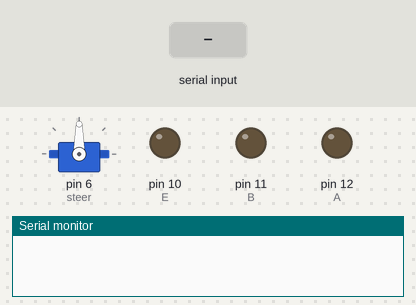
Bench run of a sketch on a simulated Arduino Uno, built with avr-gcc and run on an emulated ATmega328P. Parts: servo, output pins drawn as LEDs (lit = HIGH), the last lines printed to the serial monitor. The inputs (shaded band) are chosen by the test bench.

Above: at 1.2 s.
1.3 s: "r|" received over Serial
At 2.5 s:
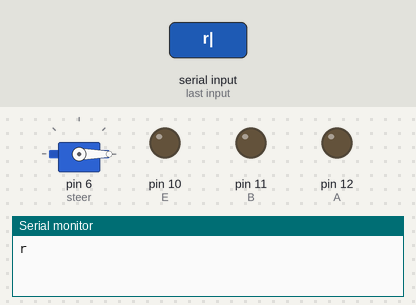
2.8 s: "f,45|" received over Serial
At 3.9 s:
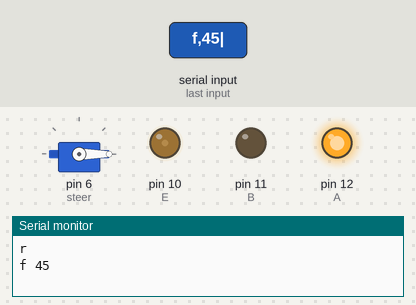
4.3 s: "b|" received over Serial
At 4.9 s:
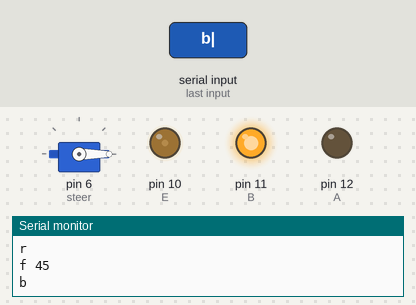
5.8 s: "c|" received over Serial
At 6.1 s:
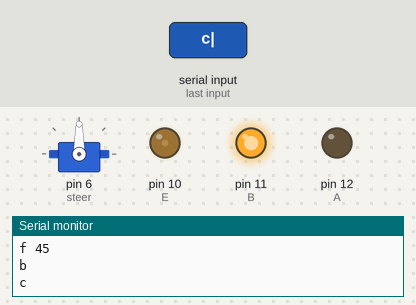
7.3 s: "f|" received over Serial
At 8.4 s:
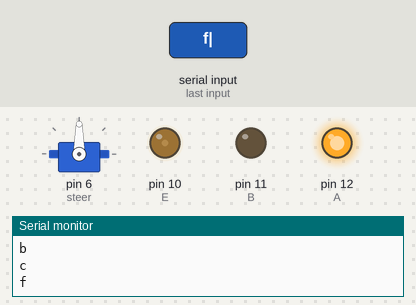
8.8 s: "l|" received over Serial
At 9.6 s:
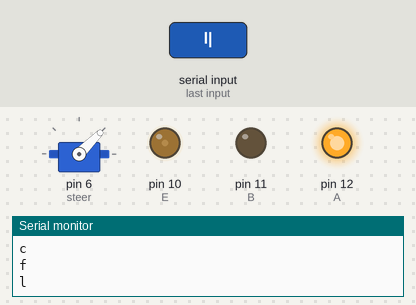
Timing chart, 0 to 11.3 s (numbered marks = the images above; inputs shaded):
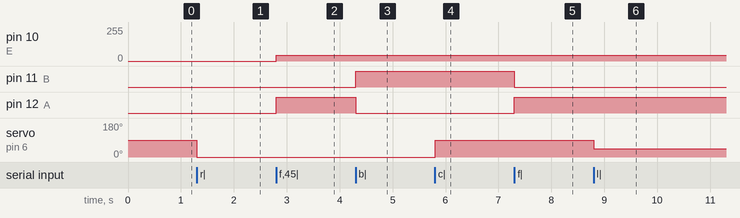

The sketch:

ToArduino2.ino
```cpp
#include<stdlib.h>
#include <Servo.h>

//Define pins for motor
#define A 12
#define B 11
#define E 10

char dir;
int intspd;
int length;
int i;

Servo steer;

void setup(){
  Serial.begin(9600);

  pinMode(A, OUTPUT);
  pinMode(B, OUTPUT);
  pinMode(E, OUTPUT);

  steer.attach(6);
}


void loop(){

  //if there is something to read...
  if(Serial.available()){


    //get message and null terminate it
    char command[6];
    char spd[3];

    length = Serial.readBytesUntil('|', command, 6);
    command[length] = '\0';


    //Seperate the command (dir) from the option or speed(spd)
    dir = command[0];

    if (length > 1){
      for(i = 0; i+2<length; i++){
        spd[i] = command[i+2];
      }
    Serial.print(dir);
    Serial.print(" ");
    intspd = atol(spd);
    Serial.println(intspd);

    }
    else{
    Serial.println(dir);
    }


    //handle the processed message
    switch (dir){
      case 'f':
        motor(intspd);
      break;

      case 's':
        motor(0);
      break;

      case 'b':
        motor(-intspd);
      break;

      case 'r':
        steer.write(intspd);
      break;

      case 'c':
        steer.write(90);
      break;

      case 'l':
        steer.write(intspd);
      break;
    }

  }
}

//motor control functions
void motor(int speedo){
  if (abs(speedo) > 255){
    halt();
  }
  else if (speedo > 0){
   forward(speedo);
  }
  else if (speedo < 0){
    backward(abs(speedo));
  }
  else if (speedo == 0){
    halt();
  }
}

void forward(int speedo){
  digitalWrite(A, HIGH);
  digitalWrite(B, LOW);
  analogWrite(E, speedo);
}
//backward function
void backward(int speedo){
  digitalWrite(A, LOW);
  digitalWrite(B, HIGH);
  analogWrite(E, speedo);
}
//halt function
void halt(){
  digitalWrite(A, LOW);
  digitalWrite(B, LOW);
  digitalWrite(E, LOW);
}
```

Measured:
- after the input at 1.3 s, servo on pin 6 (steer): 90° → 0° at once
- after the input at 2.8 s, pin 10 (E): 0/255 → 45/255 at once; pin 12 (A): LOW → HIGH at once
- after the input at 4.3 s, pin 11 (B): LOW → HIGH at once; pin 12 (A): HIGH → LOW at once
- after the input at 5.8 s, servo on pin 6 (steer): 0° → 90° at once
- after the input at 7.3 s, pin 11 (B): HIGH → LOW at once; pin 12 (A): LOW → HIGH at once
- after the input at 8.8 s, servo on pin 6 (steer): 90° → 45° at once
